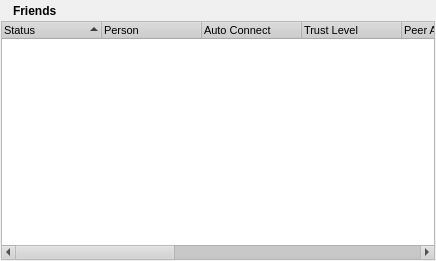
<ui version="4.0" >
 <class>PeersDialog</class>
 <widget class="QWidget" name="PeersDialog" >
  <property name="geometry" >
   <rect>
    <x>0</x>
    <y>0</y>
    <width>436</width>
    <height>261</height>
   </rect>
  </property>
  <property name="palette" >
   <palette>
    <active>
     <colorrole role="WindowText" >
      <brush brushstyle="SolidPattern" >
       <color alpha="255" >
        <red>0</red>
        <green>0</green>
        <blue>0</blue>
       </color>
      </brush>
     </colorrole>
     <colorrole role="Button" >
      <brush brushstyle="SolidPattern" >
       <color alpha="255" >
        <red>208</red>
        <green>208</green>
        <blue>208</blue>
       </color>
      </brush>
     </colorrole>
     <colorrole role="Light" >
      <brush brushstyle="SolidPattern" >
       <color alpha="255" >
        <red>255</red>
        <green>255</green>
        <blue>255</blue>
       </color>
      </brush>
     </colorrole>
     <colorrole role="Midlight" >
      <brush brushstyle="SolidPattern" >
       <color alpha="255" >
        <red>247</red>
        <green>247</green>
        <blue>247</blue>
       </color>
      </brush>
     </colorrole>
     <colorrole role="Dark" >
      <brush brushstyle="SolidPattern" >
       <color alpha="255" >
        <red>104</red>
        <green>104</green>
        <blue>104</blue>
       </color>
      </brush>
     </colorrole>
     <colorrole role="Mid" >
      <brush brushstyle="SolidPattern" >
       <color alpha="255" >
        <red>139</red>
        <green>139</green>
        <blue>139</blue>
       </color>
      </brush>
     </colorrole>
     <colorrole role="Text" >
      <brush brushstyle="SolidPattern" >
       <color alpha="255" >
        <red>0</red>
        <green>0</green>
        <blue>0</blue>
       </color>
      </brush>
     </colorrole>
     <colorrole role="BrightText" >
      <brush brushstyle="SolidPattern" >
       <color alpha="255" >
        <red>255</red>
        <green>255</green>
        <blue>255</blue>
       </color>
      </brush>
     </colorrole>
     <colorrole role="ButtonText" >
      <brush brushstyle="SolidPattern" >
       <color alpha="255" >
        <red>0</red>
        <green>0</green>
        <blue>0</blue>
       </color>
      </brush>
     </colorrole>
     <colorrole role="Base" >
      <brush brushstyle="SolidPattern" >
       <color alpha="255" >
        <red>255</red>
        <green>255</green>
        <blue>255</blue>
       </color>
      </brush>
     </colorrole>
     <colorrole role="Window" >
      <brush brushstyle="SolidPattern" >
       <color alpha="255" >
        <red>240</red>
        <green>240</green>
        <blue>240</blue>
       </color>
      </brush>
     </colorrole>
     <colorrole role="Shadow" >
      <brush brushstyle="SolidPattern" >
       <color alpha="255" >
        <red>0</red>
        <green>0</green>
        <blue>0</blue>
       </color>
      </brush>
     </colorrole>
     <colorrole role="Highlight" >
      <brush brushstyle="SolidPattern" >
       <color alpha="255" >
        <red>0</red>
        <green>0</green>
        <blue>128</blue>
       </color>
      </brush>
     </colorrole>
     <colorrole role="HighlightedText" >
      <brush brushstyle="SolidPattern" >
       <color alpha="255" >
        <red>255</red>
        <green>255</green>
        <blue>255</blue>
       </color>
      </brush>
     </colorrole>
     <colorrole role="Link" >
      <brush brushstyle="SolidPattern" >
       <color alpha="255" >
        <red>0</red>
        <green>0</green>
        <blue>255</blue>
       </color>
      </brush>
     </colorrole>
     <colorrole role="LinkVisited" >
      <brush brushstyle="SolidPattern" >
       <color alpha="255" >
        <red>255</red>
        <green>0</green>
        <blue>255</blue>
       </color>
      </brush>
     </colorrole>
     <colorrole role="AlternateBase" >
      <brush brushstyle="SolidPattern" >
       <color alpha="255" >
        <red>231</red>
        <green>231</green>
        <blue>231</blue>
       </color>
      </brush>
     </colorrole>
    </active>
    <inactive>
     <colorrole role="WindowText" >
      <brush brushstyle="SolidPattern" >
       <color alpha="255" >
        <red>0</red>
        <green>0</green>
        <blue>0</blue>
       </color>
      </brush>
     </colorrole>
     <colorrole role="Button" >
      <brush brushstyle="SolidPattern" >
       <color alpha="255" >
        <red>208</red>
        <green>208</green>
        <blue>208</blue>
       </color>
      </brush>
     </colorrole>
     <colorrole role="Light" >
      <brush brushstyle="SolidPattern" >
       <color alpha="255" >
        <red>255</red>
        <green>255</green>
        <blue>255</blue>
       </color>
      </brush>
     </colorrole>
     <colorrole role="Midlight" >
      <brush brushstyle="SolidPattern" >
       <color alpha="255" >
        <red>247</red>
        <green>247</green>
        <blue>247</blue>
       </color>
      </brush>
     </colorrole>
     <colorrole role="Dark" >
      <brush brushstyle="SolidPattern" >
       <color alpha="255" >
        <red>104</red>
        <green>104</green>
        <blue>104</blue>
       </color>
      </brush>
     </colorrole>
     <colorrole role="Mid" >
      <brush brushstyle="SolidPattern" >
       <color alpha="255" >
        <red>139</red>
        <green>139</green>
        <blue>139</blue>
       </color>
      </brush>
     </colorrole>
     <colorrole role="Text" >
      <brush brushstyle="SolidPattern" >
       <color alpha="255" >
        <red>0</red>
        <green>0</green>
        <blue>0</blue>
       </color>
      </brush>
     </colorrole>
     <colorrole role="BrightText" >
      <brush brushstyle="SolidPattern" >
       <color alpha="255" >
        <red>255</red>
        <green>255</green>
        <blue>255</blue>
       </color>
      </brush>
     </colorrole>
     <colorrole role="ButtonText" >
      <brush brushstyle="SolidPattern" >
       <color alpha="255" >
        <red>0</red>
        <green>0</green>
        <blue>0</blue>
       </color>
      </brush>
     </colorrole>
     <colorrole role="Base" >
      <brush brushstyle="SolidPattern" >
       <color alpha="255" >
        <red>255</red>
        <green>255</green>
        <blue>255</blue>
       </color>
      </brush>
     </colorrole>
     <colorrole role="Window" >
      <brush brushstyle="SolidPattern" >
       <color alpha="255" >
        <red>240</red>
        <green>240</green>
        <blue>240</blue>
       </color>
      </brush>
     </colorrole>
     <colorrole role="Shadow" >
      <brush brushstyle="SolidPattern" >
       <color alpha="255" >
        <red>0</red>
        <green>0</green>
        <blue>0</blue>
       </color>
      </brush>
     </colorrole>
     <colorrole role="Highlight" >
      <brush brushstyle="SolidPattern" >
       <color alpha="255" >
        <red>192</red>
        <green>192</green>
        <blue>192</blue>
       </color>
      </brush>
     </colorrole>
     <colorrole role="HighlightedText" >
      <brush brushstyle="SolidPattern" >
       <color alpha="255" >
        <red>0</red>
        <green>0</green>
        <blue>0</blue>
       </color>
      </brush>
     </colorrole>
     <colorrole role="Link" >
      <brush brushstyle="SolidPattern" >
       <color alpha="255" >
        <red>0</red>
        <green>0</green>
        <blue>255</blue>
       </color>
      </brush>
     </colorrole>
     <colorrole role="LinkVisited" >
      <brush brushstyle="SolidPattern" >
       <color alpha="255" >
        <red>255</red>
        <green>0</green>
        <blue>255</blue>
       </color>
      </brush>
     </colorrole>
     <colorrole role="AlternateBase" >
      <brush brushstyle="SolidPattern" >
       <color alpha="255" >
        <red>231</red>
        <green>231</green>
        <blue>231</blue>
       </color>
      </brush>
     </colorrole>
    </inactive>
    <disabled>
     <colorrole role="WindowText" >
      <brush brushstyle="SolidPattern" >
       <color alpha="255" >
        <red>104</red>
        <green>104</green>
        <blue>104</blue>
       </color>
      </brush>
     </colorrole>
     <colorrole role="Button" >
      <brush brushstyle="SolidPattern" >
       <color alpha="255" >
        <red>208</red>
        <green>208</green>
        <blue>208</blue>
       </color>
      </brush>
     </colorrole>
     <colorrole role="Light" >
      <brush brushstyle="SolidPattern" >
       <color alpha="255" >
        <red>255</red>
        <green>255</green>
        <blue>255</blue>
       </color>
      </brush>
     </colorrole>
     <colorrole role="Midlight" >
      <brush brushstyle="SolidPattern" >
       <color alpha="255" >
        <red>247</red>
        <green>247</green>
        <blue>247</blue>
       </color>
      </brush>
     </colorrole>
     <colorrole role="Dark" >
      <brush brushstyle="SolidPattern" >
       <color alpha="255" >
        <red>104</red>
        <green>104</green>
        <blue>104</blue>
       </color>
      </brush>
     </colorrole>
     <colorrole role="Mid" >
      <brush brushstyle="SolidPattern" >
       <color alpha="255" >
        <red>139</red>
        <green>139</green>
        <blue>139</blue>
       </color>
      </brush>
     </colorrole>
     <colorrole role="Text" >
      <brush brushstyle="SolidPattern" >
       <color alpha="255" >
        <red>104</red>
        <green>104</green>
        <blue>104</blue>
       </color>
      </brush>
     </colorrole>
     <colorrole role="BrightText" >
      <brush brushstyle="SolidPattern" >
       <color alpha="255" >
        <red>255</red>
        <green>255</green>
        <blue>255</blue>
       </color>
      </brush>
     </colorrole>
     <colorrole role="ButtonText" >
      <brush brushstyle="SolidPattern" >
       <color alpha="255" >
        <red>104</red>
        <green>104</green>
        <blue>104</blue>
       </color>
      </brush>
     </colorrole>
     <colorrole role="Base" >
      <brush brushstyle="SolidPattern" >
       <color alpha="255" >
        <red>240</red>
        <green>240</green>
        <blue>240</blue>
       </color>
      </brush>
     </colorrole>
     <colorrole role="Window" >
      <brush brushstyle="SolidPattern" >
       <color alpha="255" >
        <red>240</red>
        <green>240</green>
        <blue>240</blue>
       </color>
      </brush>
     </colorrole>
     <colorrole role="Shadow" >
      <brush brushstyle="SolidPattern" >
       <color alpha="255" >
        <red>0</red>
        <green>0</green>
        <blue>0</blue>
       </color>
      </brush>
     </colorrole>
     <colorrole role="Highlight" >
      <brush brushstyle="SolidPattern" >
       <color alpha="255" >
        <red>0</red>
        <green>0</green>
        <blue>128</blue>
       </color>
      </brush>
     </colorrole>
     <colorrole role="HighlightedText" >
      <brush brushstyle="SolidPattern" >
       <color alpha="255" >
        <red>255</red>
        <green>255</green>
        <blue>255</blue>
       </color>
      </brush>
     </colorrole>
     <colorrole role="Link" >
      <brush brushstyle="SolidPattern" >
       <color alpha="255" >
        <red>0</red>
        <green>0</green>
        <blue>255</blue>
       </color>
      </brush>
     </colorrole>
     <colorrole role="LinkVisited" >
      <brush brushstyle="SolidPattern" >
       <color alpha="255" >
        <red>255</red>
        <green>0</green>
        <blue>255</blue>
       </color>
      </brush>
     </colorrole>
     <colorrole role="AlternateBase" >
      <brush brushstyle="SolidPattern" >
       <color alpha="255" >
        <red>231</red>
        <green>231</green>
        <blue>231</blue>
       </color>
      </brush>
     </colorrole>
    </disabled>
   </palette>
  </property>
  <property name="font" >
   <font>
    <family>Arial</family>
    <pointsize>8</pointsize>
    <weight>50</weight>
    <italic>false</italic>
    <bold>false</bold>
    <underline>false</underline>
    <strikeout>false</strikeout>
   </font>
  </property>
  <property name="contextMenuPolicy" >
   <enum>Qt::NoContextMenu</enum>
  </property>
  <layout class="QGridLayout" >
   <property name="margin" >
    <number>1</number>
   </property>
   <property name="spacing" >
    <number>1</number>
   </property>
   <item row="0" column="0" >
    <layout class="QGridLayout" >
     <property name="margin" >
      <number>0</number>
     </property>
     <property name="spacing" >
      <number>0</number>
     </property>
     <item row="0" column="1" >
      <spacer>
       <property name="orientation" >
        <enum>Qt::Horizontal</enum>
       </property>
       <property name="sizeHint" >
        <size>
         <width>40</width>
         <height>20</height>
        </size>
       </property>
      </spacer>
     </item>
     <item row="0" column="0" >
      <layout class="QGridLayout" >
       <property name="margin" >
        <number>0</number>
       </property>
       <property name="spacing" >
        <number>6</number>
       </property>
       <item row="0" column="0" >
        <widget class="QLabel" name="label" >
         <property name="text" >
          <string/>
         </property>
         <property name="pixmap" >
          <pixmap resource="images.qrc" >:/images/peers_16x16.png</pixmap>
         </property>
        </widget>
       </item>
       <item row="0" column="1" >
        <widget class="QLabel" name="label_2" >
         <property name="text" >
          <string>&lt;html>&lt;head>&lt;meta name="qrichtext" content="1" />&lt;style type="text/css">
p, li { white-space: pre-wrap; }
&lt;/style>&lt;/head>&lt;body style=" font-family:'Arial'; font-size:8pt; font-weight:400; font-style:normal; text-decoration:none;">
&lt;p style=" margin-top:0px; margin-bottom:0px; margin-left:0px; margin-right:0px; -qt-block-indent:0; text-indent:0px;">&lt;span style=" font-size:9pt; font-weight:600;">Friends&lt;/span>&lt;/p>&lt;/body>&lt;/html></string>
         </property>
        </widget>
       </item>
      </layout>
     </item>
     <item row="1" column="0" colspan="2" >
      <widget class="QTreeWidget" name="peertreeWidget" >
       <property name="contextMenuPolicy" >
        <enum>Qt::CustomContextMenu</enum>
       </property>
       <property name="acceptDrops" >
        <bool>false</bool>
       </property>
       <property name="sortingEnabled" >
        <bool>true</bool>
       </property>
       <column>
        <property name="text" >
         <string>Status</string>
        </property>
       </column>
       <column>
        <property name="text" >
         <string>Person</string>
        </property>
       </column>
       <column>
        <property name="text" >
         <string>Auto Connect</string>
        </property>
       </column>
       <column>
        <property name="text" >
         <string>Trust Level</string>
        </property>
       </column>
       <column>
        <property name="text" >
         <string>Peer Address</string>
        </property>
       </column>
       <column>
        <property name="text" >
         <string>Last Contact</string>
        </property>
       </column>
       <column>
        <property name="text" >
         <string>Organisation</string>
        </property>
       </column>
       <column>
        <property name="text" >
         <string>Location</string>
        </property>
       </column>
       <column>
        <property name="text" >
         <string>Country</string>
        </property>
       </column>
       <column>
        <property name="text" >
         <string>Person Id</string>
        </property>
       </column>
       <column>
        <property name="text" >
         <string>Auth Code</string>
        </property>
       </column>
      </widget>
     </item>
    </layout>
   </item>
  </layout>
 </widget>
 <resources>
  <include location="images.qrc" />
 </resources>
 <connections/>
</ui>
